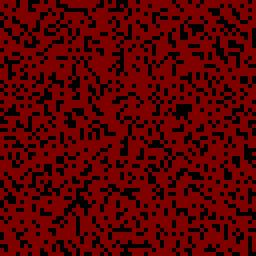
#> input picture images/mae_eg/275/epoch275_global_mask.jpg, 256 x 256 px, found by its file name
$ jupyter execute --allow-errors test.ipynb
#> lines starting #> are read from the running program, lines starting #| are printed output that depends on the picture; after the words box and inside, x2 and y2 are one past the last pixel; in counts of white or black regions, pixels touching at a corner belong together
[cell 1]
from PIL import Image
import numpy as np
import matplotlib.pyplot as plt

# Load images
mask_path = "/home/xzhon54/xinliuz/mnt/mae_eg/epoch275_global_mask.jpg"
scan_path = "/home/xzhon54/xinliuz/mnt/mae_eg/epoch275_global_scan.jpg"

mask_img = Image.open(mask_path).convert('L')  # convert mask to grayscale
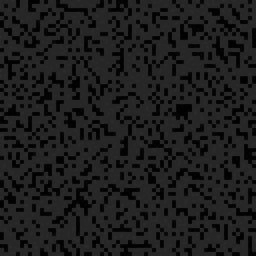
#> mask_img: PIL image 256x256 L; min 0, max 47, mean 29
scan_img = Image.open(scan_path).convert('L')  # assuming scan is also grayscale
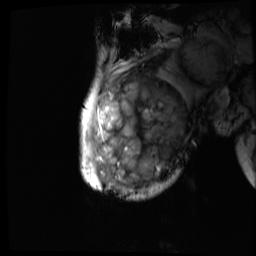
#> input picture images/mae_eg/275/epoch275_global_scan.jpg, 256 x 256 px, found by its file name
#> scan_img is the input picture: PIL image 256x256 L; min 0, max 255, mean 26.4

# Convert to NumPy arrays
mask = np.array(mask_img)
scan = np.array(scan_img)

print("Mask unique values:", np.unique(mask))
#| Mask unique values: [ 0  1  2  3  4  5  6  7  8  9 10 11 12 13 14 15 16 17 18 19 20 21 22 23
#|  27 29 30 31 32 33 34 35 36 37 38 39 40 41 42 43 44 45 46 47]

# Normalize mask to binary (0 or 1)
mask = (mask > 20).astype(np.uint8)
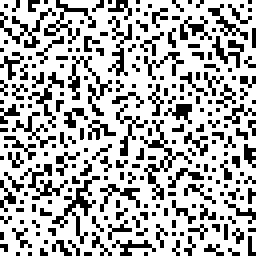
#> mask: shape (256, 256); values 0 (black) and 1 (white), 70% white; 224 black regions (82 under 20 px), largest, box (x1, y1, x2, y2) and area: (140, 120, 192, 200) 736, (52, 176, 100, 244) 704, (68, 56, 112, 116) 672

# Apply mask
masked_scan = scan * mask
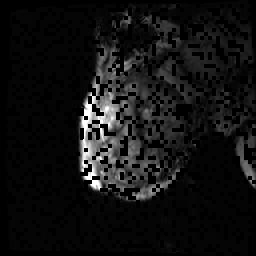
#> masked_scan: shape (256, 256); min 0, max 255, mean 18.4

print("Scan min/max:", scan.min(), scan.max())
#| Scan min/max: 0 255
print("Mask unique values:", np.unique(mask))
#| Mask unique values: [0 1]
print("Masked scan min/max:", masked_scan.min(), masked_scan.max())
#| Masked scan min/max: 0 255
# # Convert to image and save/show
masked_img = Image.fromarray(masked_scan)
masked_img.save("/home/xzhon54/xinliuz/mnt/mae_eg/masked_global.jpg")

plt.imshow(masked_scan, cmap='gray')
plt.axis('off')
plt.show()
